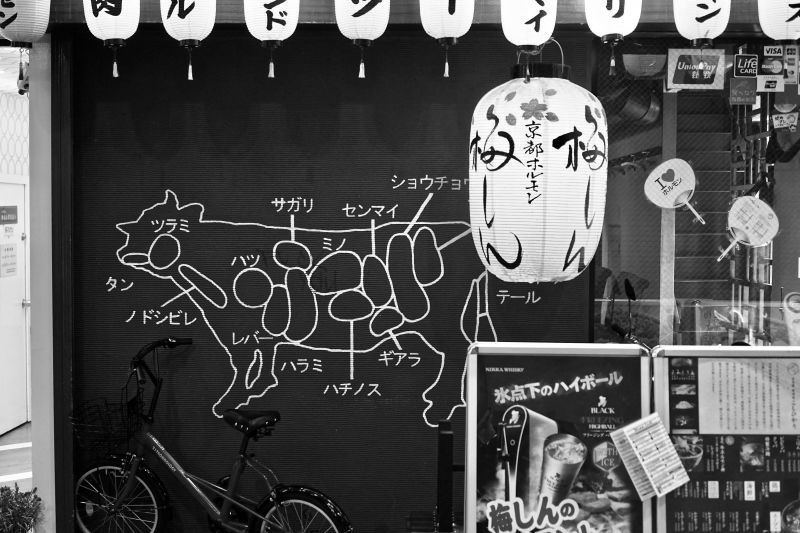
%> input picture HW5/market.png, 800 x 533 px
$ octave HW5.m   (GNU Octave 9; MATLAB toolbox functions it lacks are replaced by stand-ins)
%> lines starting %> are read from the running program, lines starting %| are printed output that depends on the picture; in (x1, y1, x2, y2) boxes, pixels count from 0 and x2, y2 are one past the last pixel; in counts of white or black regions, pixels touching at a corner belong together; the program's own positions count from 1
%% Image Processing HW4
%% 1a
market = double(imread('market.png'));
%> market: size 533x800 double; min 0, max 255, mean 83.8; mean of the top-left, top-right, bottom-left and bottom-right quarters 69.2, 115.7, 57.1, 93.4
x = 205 ; y = 696;
gx = market(x+1,y) - market(x,y);
%> gx = -20
gy = market(x,y+1) - market(x,y);
%> gy = -12
mag = sqrt((gx)^2+(gy)^2);
%> mag = 23.32
alp = atand(gy/gx);
%> alp = 30.96
%% 1b
k = [-1 -2 -1; 0 0 0; 1 2 1]/8;
gx2 = imfilter(market, k);
gy2 = imfilter(market, k');
gx2b = gx2(x,y);
%> gx2b = -23.5
gy2b = gy2(x,y);
%> gy2b = 6.75
mag2 = sqrt(gx2b^2 + gy2b^2);
%> mag2 = 24.45
alp2 = atand(gy2b/gx2b);
%> alp2 = -16.03
%% 2a
magsob = sqrt(gx2.^2+gy2.^2);
angsob = atand(gy2./gx2);
imshow(magsob>50,[]);
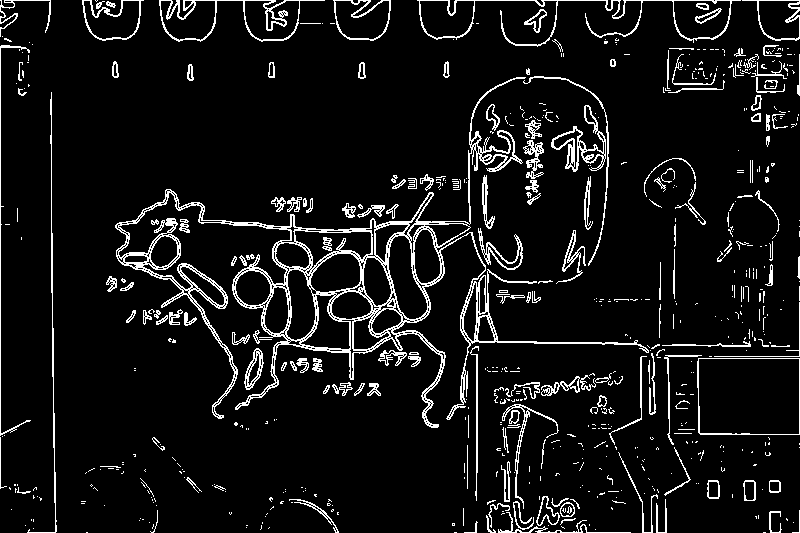
%> displayed picture: size 533x800, on the screen's scale of 0 to 255; 7.8% white in thin lines or dots
%% 2b
imshow(abs(angsob-45) < 20,[]);
%% 2c
imshow(((magsob>50)&(abs(angsob-45) < 20)),[]);
%% 3a
deck = double(imread('deck.png'));
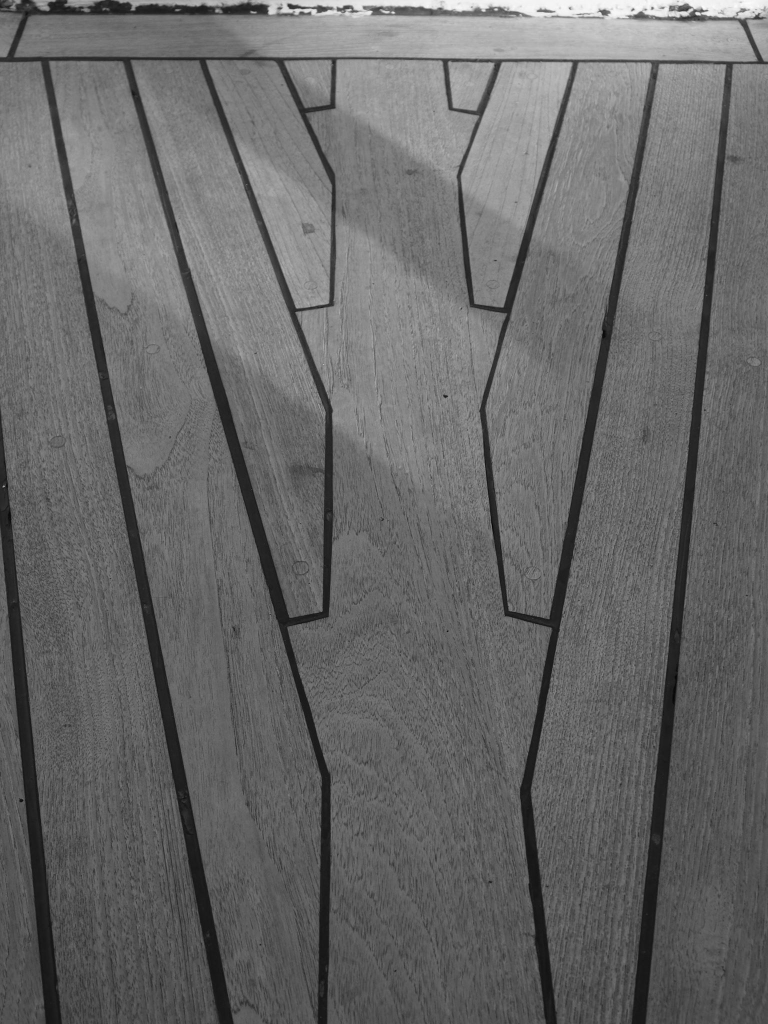
%> input picture HW5/deck.png, 1536 x 2048 px (shown at 1/2 size)
%> deck: size 2048x1536 double; min 2, max 254, mean 103.6; mean of the top-left, top-right, bottom-left and bottom-right quarters 116.5, 124.6, 85.3, 88
BW = edge(deck,'Canny');
%> BW: size 2048x1536 logical; 2.7% white in thin lines or dots
imshow(BW);
%% 3b
[H,theta,rho] = hough(BW);
%> theta = 180 values from -90 to 89; rho = 5119 values from -2559 to 2559
peaks = houghpeaks(H,20);
%> peaks = [2776 75; 3880 101; 2628 80; 2446 1; 2531 1; 3709 106]
lines = houghlines(BW,theta,rho,peaks);
%> lines = 17 lines; longest, point1 to point2 (x, y): (302, 1191) to (468, 2047), (1062, 1583) to (1208, 760), (1009, 677) to (1159, 120), (260, 115) to (817, 115), (459, 813) to (584, 1252), (266, 140) to (372, 513)
figure, imshow('deck.png'), hold on
max_len2 = 0;
for k = 1:length(lines)
   xy2 = [lines(k).point1; lines(k).point2];
   plot(xy2(:,1),xy2(:,2),'LineWidth',2,'Color','green');

   % Plot beginnings and ends of lines
   plot(xy2(1,1),xy2(1,2),'x','LineWidth',2,'Color','yellow');
   plot(xy2(2,1),xy2(2,2),'x','LineWidth',2,'Color','red');

   % Determine the endpoints of the longest line segment
   len2 = norm(lines(k).point1 - lines(k).point2);
   if ( len2 > max_len2)
      max_len2 = len2;
      xy_long = xy2;
   end
end
%> this loop made 17 passes
%> (len2, max_len2, xy_long) on passes 1, 3, 4, 9: (387.8, 387.8, [266 140; 372 513]), (456.4, 456.4, [459 813; 584 1252]), (835.8, 835.8, [1062 1583; 1208 760]), (871.9, 871.9, [302 1191; 468 2047])
%> (xy2, len2) on passes 2, 5, 6, 7, 8, 10: ([379 536; 448 775], 248.8), ([1213 731; 1227 652], 80.23), ([1233 618; 1253 505], 114.8), ([1257 481; 1267 425], 56.89), ([1281 345; 1320 121], 227.4), ([2 115; 65 115], 63)
%> figure, not shown here; shown at 1/2 size
%% 3d
BW2 = edge(deck,'Sobel');
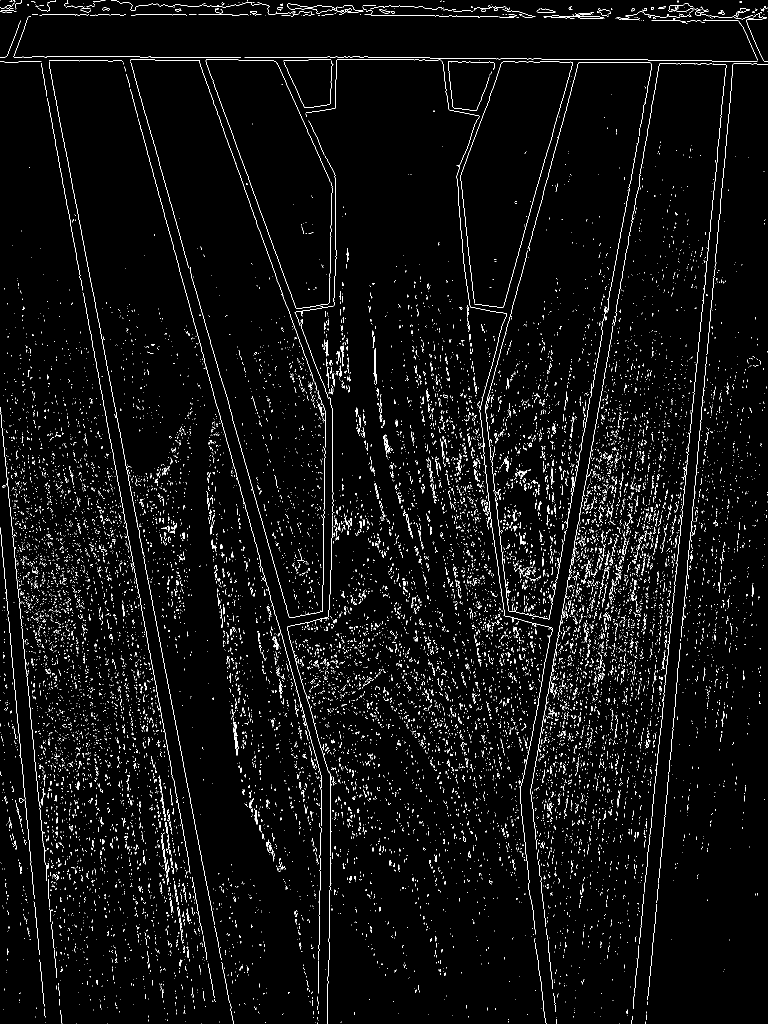
%> BW2: size 2048x1536 logical (shown at 1/2 size); 3.3% white in thin lines or dots
[H2,theta2,rho2] = hough(BW2);
%> theta2 = 180 values from -90 to 89; rho2 = 5119 values from -2559 to 2559
peaks2 = houghpeaks(H2,25);
%> peaks2 = [2776 75; 3880 101; 2628 80; 2446 1; 2531 1]
lines2 = houghlines(BW2,theta2,rho2,peaks2);
%> lines2 = 14 lines; longest, point1 to point2 (x, y): (1062, 1583) to (1227, 652), (305, 1206) to (468, 2048), (281, 115) to (830, 115), (65, 30) to (544, 30), (459, 813) to (584, 1252), (258, 114) to (368, 499)
figure, imshow('deck.png'), hold on
max_len2 = 0;
for k2 = 1:length(lines2)
   xy2 = [lines2(k2).point1; lines2(k2).point2];
   plot(xy2(:,1),xy2(:,2),'LineWidth',2,'Color','green');

   % Plot beginnings and ends of lines
   plot(xy2(1,1),xy2(1,2),'x','LineWidth',2,'Color','yellow');
   plot(xy2(2,1),xy2(2,2),'x','LineWidth',2,'Color','red');

   % Determine the endpoints of the longest line segment
   len2 = norm(lines2(k2).point1 - lines2(k2).point2);
   if ( len2 > max_len2)
      max_len2 = len2;
      xy_long = xy2;
   end
end
%> this loop made 14 passes
%> (len2, max_len2, xy_long) on passes 1, 3, 4: (400.4, 400.4, [258 114; 368 499]), (456.4, 456.4, [459 813; 584 1252]), (945.5, 945.5, [1062 1583; 1227 652])
%> (xy2, len2) on passes 2, 5, 6, 7, 8, 9: ([379 537; 448 775], 247.8), ([1233 618; 1272 397], 224.4), ([1279 352; 1296 261], 92.57), ([1299 241; 1320 121], 121.8), ([305 1206; 468 2048], 857.6), ([1 115; 64 115], 63)
%% 4
curling = imread('curling.jpg');
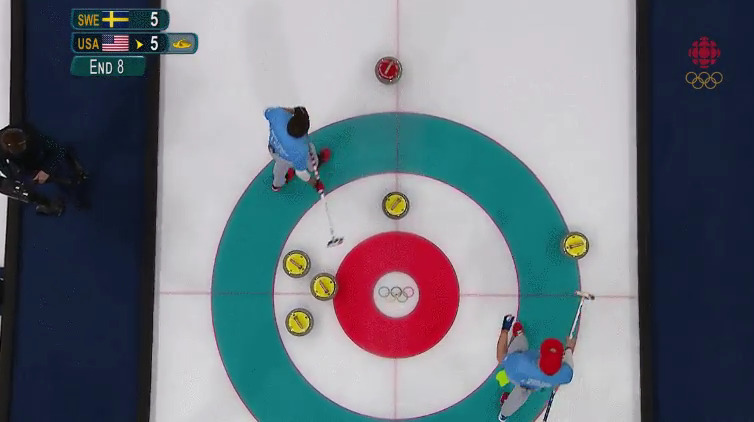
%> input picture HW5/curling.jpg, 754 x 422 px
%> curling is the input picture: size 422x754x3 uint8; mean R, G, B 109.3, 116.4, 126.2
curling = curling(:,:,3);
%> curling: size 422x754 uint8
imshow(curling);
[centers, radii] = imfindcircles(curling,[13 350],'ObjectPolarity','dark');
%> centers = [300.2 322.8; 396 206; 297.1 264.7; 389.5 71.42; 325.6 287.4; 396.7 294.8; 574.5 247.6; 295.3 124.3; 118.9 52.55; 544.3 341.7]; radii = [14.28; 13.99; 14.11; 13.92; 14.36; 71.01; 15.59; 15.41; 17.38; 39.85]
viscircles(centers, radii,'EdgeColor','b');
%% 5
important = imread('important.png');
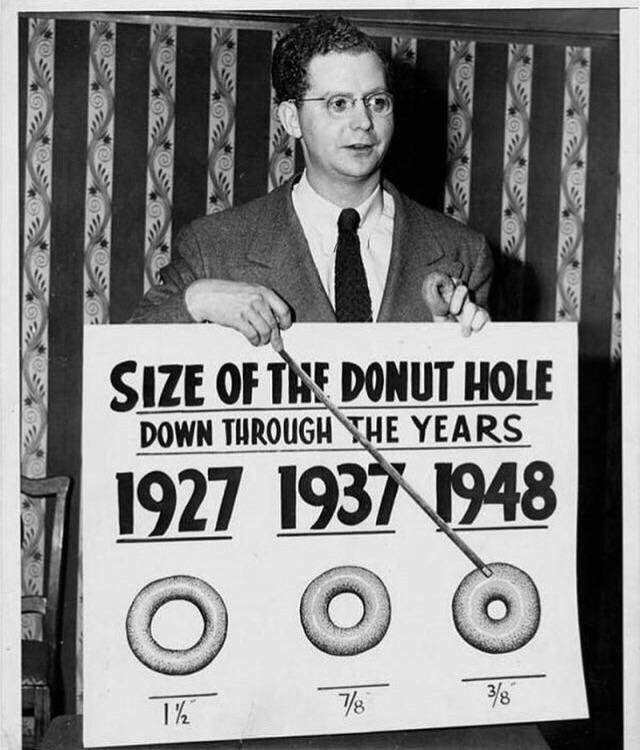
%> input picture HW5/important.png, 640 x 750 px
%> important is the input picture: size 750x640 uint8; min 0, max 255, mean 134
important = important>180;
%> important: size 750x640 logical; 42.6% white; 506 white regions (417 under 20 px), largest, box (x1, y1, x2, y2) and area: (81, 187, 589, 747) 143035, (0, 0, 640, 750) 33694, (305, 51, 376, 173) 4857
imshow(important,[]);
Ilabel = bwlabel(important,8);
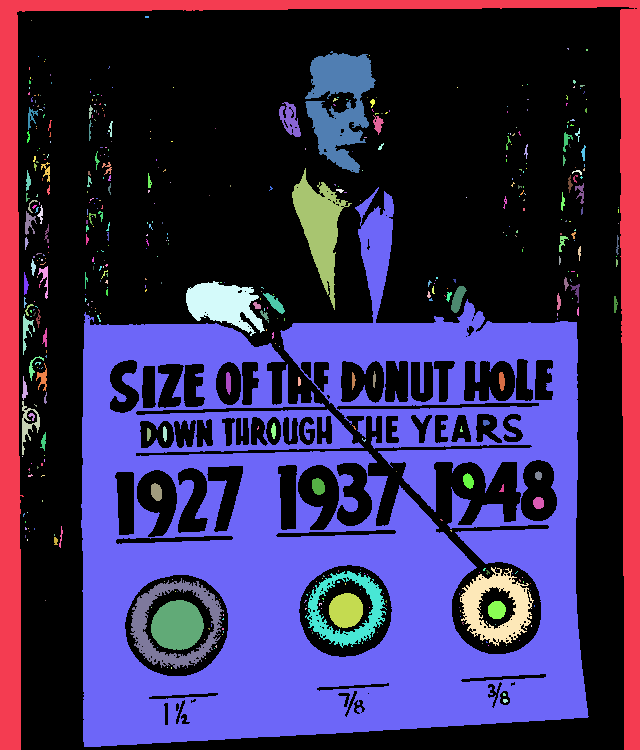
%> Ilabel: size 750x640 double; 507 distinct labels, from 0 to 506; one colour per label, 0 black
stat = regionprops(Ilabel,'Area');
%> stat = 506 regions; largest, Area: 143035, 33694, 4857, 3226, 2675
area=[stat.Area];
%> area = 506 values, max 143035 at index 118, min 1 at index 4, mean 404.3
[stat_area,stat_index]=max(area);
%> stat_area = 143035; stat_index = 118
important2 = ismember(Ilabel,stat_index);
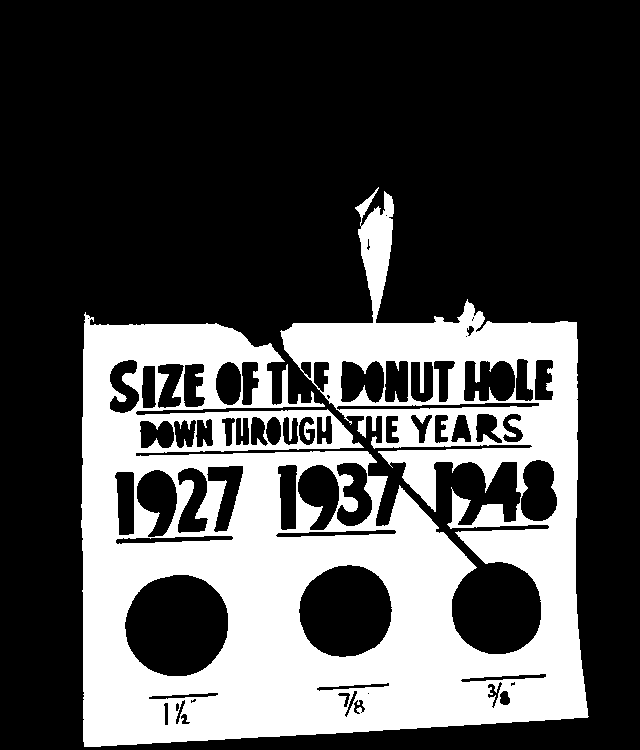
%> important2: size 750x640 logical; 29.8% white; 1 white region, box (x1, y1, x2, y2) and area: (81, 187, 589, 747) 143035
figure
imshow(important2);
%% 6
%> (the run ends here)
